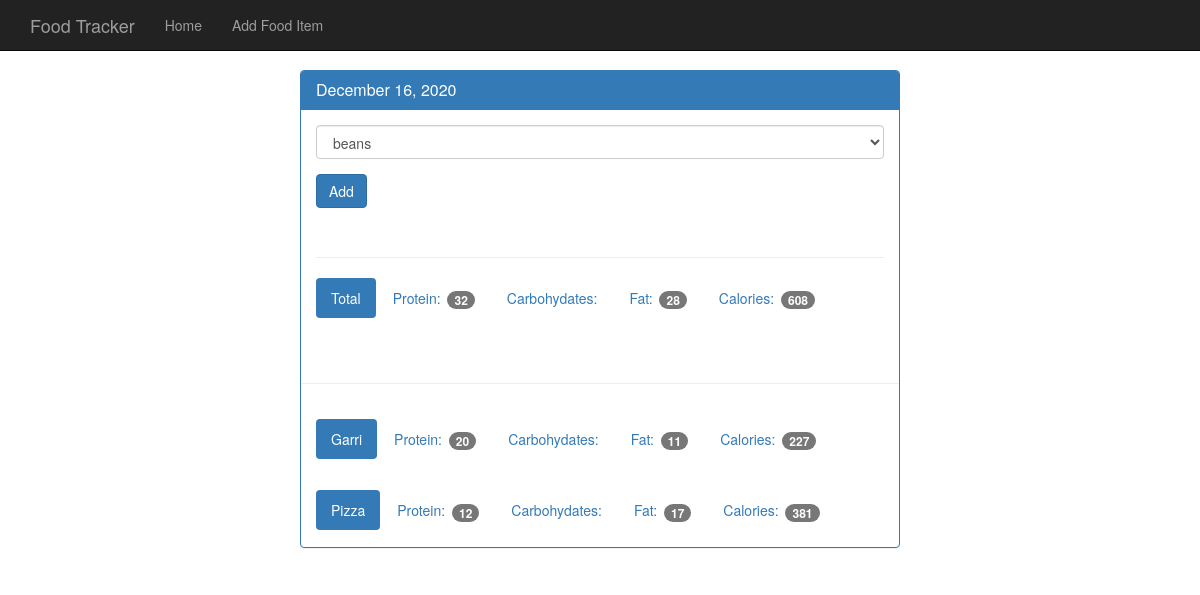
The app's page /view/20201216 with its own data.
### tables this page shows
CREATE TABLE food (
    id integer primary key autoincrement,
    name text not null,
    protein integer not null,
    carbohydrates integer not null,
    fat integer not null,
    calories integer not null
);

### app.py (the view)
@app.route('/view/<date>', methods=['GET', 'POST'])
def view(date):
    db = get_db()
    query = db.execute('select id, entry_date from log_date where entry_date = ?', [date])
    date_result = query.fetchone()
    if request.method == 'POST':
        db.execute('insert into food_date (food_id, log_date_id) values (?, ?)', [request.form['food-select'], date_result['id']])
        db.commit()
    d = datetime.strptime(str(date_result['entry_date']), '%Y%m%d')
    pretty_date = datetime.strftime(d, '%B %d, %Y')
    food_query = db.execute('select id, name from food')
    food_results = food_query.fetchall()
    log_query = db.execute('select food.name, food.protein, food.carbohydrates, food.fat, food.calories from log_date join food_date  on food_date.log_date_id = log_date.id join food on food.id = food_date.food_id where log_date.entry_date = ?', [date])
    log_results = log_query.fetchall()
    totals = {}
    totals['protein'] = 0
    totals['carbohydrates'] = 0
    totals['fat'] = 0
    totals['calories'] = 0
    for food in log_results:
        totals['protein'] += food['protein']
        totals['carbohydrates'] += food['carbohydrates']
        totals['fat'] += food['fat']
        totals['calories'] += food['calories']
    return render_template('day.html', entry_date = date_result['entry_date'], pretty_date = pretty_date, food_results = food_results, log_results = log_results, totals = totals)

### database.py (called while the page is built)
def connect_db():
    sql = sqlite3.connect('food_log.db')
    sql.row_factory = sqlite3.Row
    return sql

def get_db():
    if not hasattr(g, 'sqlite3_db'):
        g.sqlite_db = connect_db()
    return g.sqlite_db

### templates/day.html (shortened to what this page needs)
{%extends 'base.html' %}
{% block body %}
    <nav class="navbar navbar-inverse navbar-fixed-top">
      <div class="container">
        <div class="navbar-header">
          <a class="navbar-brand" href="{{ url_for('index') }}">Food Tracker</a>
        </div>
        <div id="navbar" class="navbar-collapse collapse">
          <ul class="nav navbar-nav">
            <li><a href="{{ url_for('index') }}">Home</a></li>
            <li><a href="{{ url_for('food') }}">Add Food Item</a></li>
          </ul>
        </div>
      </div>
    </nav>
    <div class="container theme-showcase col-sm-6 col-sm-offset-3" role="main">
      <div class="row">
        <div>
          <div class="panel panel-primary">
            <div class="panel-heading">
              <h3 class="panel-title">{{ pretty_date }}</h3>
            </div>
            <div class="panel-body">
              <form method="POST" action="{{ url_for('view', date=entry_date) }}">
                <div class="form-group">
                  <select class="form-control" name="food-select">
                    {% for food in food_results %}
                      <option value="{{ food.id }}">{{ food.name }}</option>
                    {% endfor %}
                  </select>
                </div>
                <button type="submit" class="btn btn-primary">Add</button>
              </form>
              <div class="page-header"></div>
              <ul class="nav nav-pills" role="tablist">
                <li class="active"><a>Total</a></li>
                <li><a>Protein: <span class="badge">{{ totals.protein }}</span></a></li>
                <li><a>Carbohydates: </a></li>
                <li><a>Fat: <span class="badge">{{ totals.fat }}</span></a></li>
                <li><a>Calories: <span class="badge">{{ totals.calories }}</span></a></li>
              </ul>
            </div>
            <div class="page-header"></div>
            {% for food in log_results %}
            <div class="panel-body">
              <ul class="nav nav-pills" role="tablist">
                <li class="active"><a>{{ food.name }}</a></li>
                <li><a>Protein: <span class="badge">{{ food.protein }}</span></a></li>
                <li><a>Carbohydates: </a></li>
                <li><a>Fat: <span class="badge">{{ food.fat }}</span></a></li>
                <li><a>Calories: <span class="badge">{{ food.Calories }}</span></a></li>
              </ul>
            </div>
            {% endfor %}
          </div>
        </div>
      </div>
    </div>
{% endblock %}

### static/theme.css (style rules this page uses)
body { padding-top: 70px; padding-bottom: 30px; }

### records on screen
food: name "Garri", protein "20", fat "11", Calories "227"
food: name "Pizza", protein "12", fat "17", Calories "381"

### other values on screen
{{ pretty_date }} "December 16, 2020"
{{ totals.protein }} "32"
{{ totals.fat }} "28"
{{ totals.calories }} "608"
form field food-select "beans"
